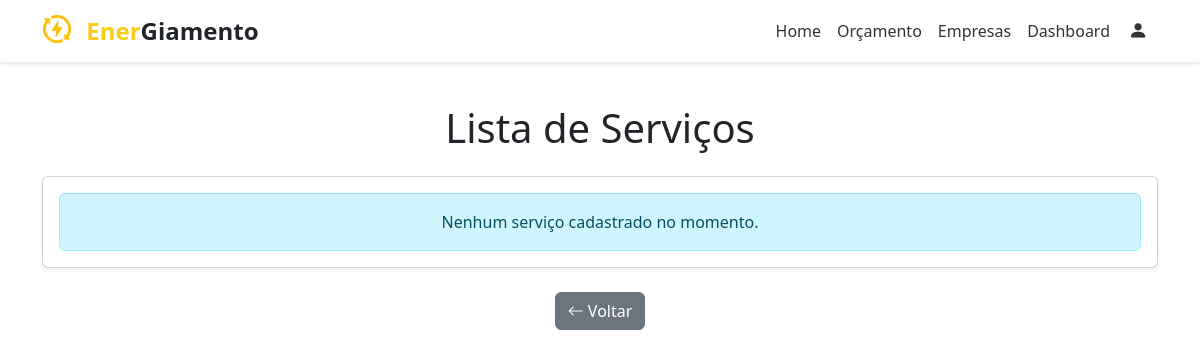
Page /servicos on the earlier database version.
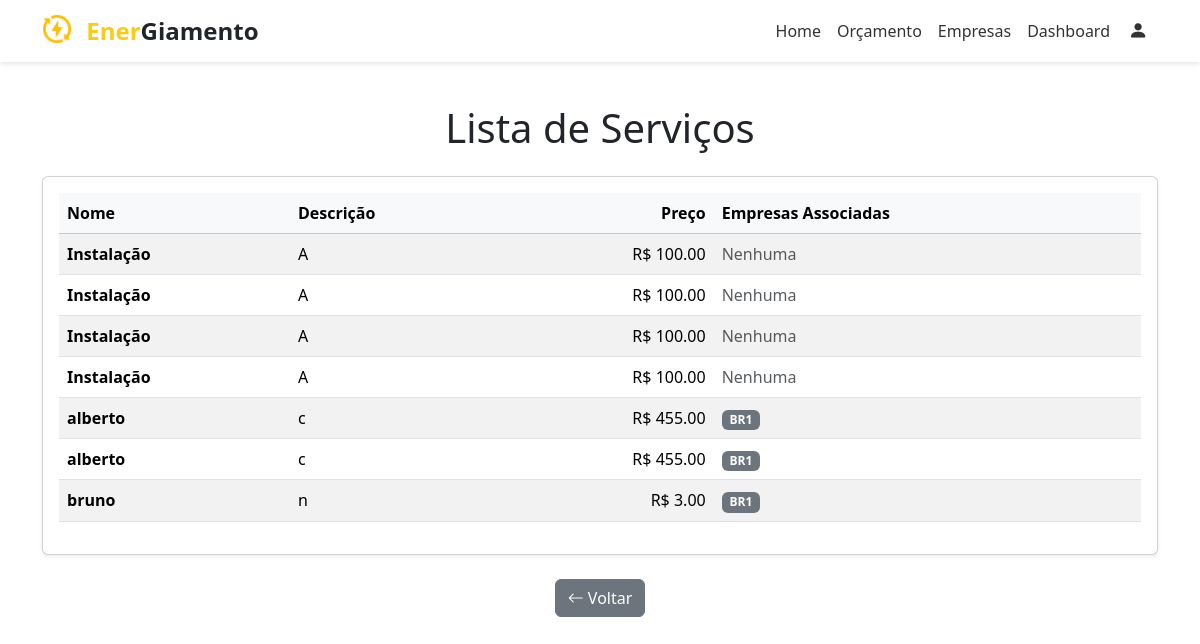
Same page on the later database version.
### app/models.py (models this page shows)
class Servico(db.Model):
    idservico = db.Column(db.Integer, primary_key=True)
    nome = db.Column(db.String(100))
    descricao = db.Column(db.String(200))
    preco = db.Column(db.Integer)
    fornecedores = db.relationship(
        'Fornecedor',
        secondary='servico_has_fornecedor',
        back_populates='servicos'
    )

class Fornecedor(db.Model):
    idfornecedor = db.Column(db.Integer, primary_key=True)
    nome = db.Column(db.String(100))
    cnpj = db.Column(db.String(18))
    contato_idcontato = db.Column(db.Integer, db.ForeignKey('contato.idcontato'))
    cadastro_idcadastro = db.Column(db.Integer, db.ForeignKey('cadastro.idcadastro'))
    endereco_idendereco = db.Column(db.Integer, db.ForeignKey('endereco.idendereco'))
    endereco = db.relationship('Endereco', back_populates='fornecedores')
    atualizacao_servico = db.Column(db.Date)
    contato = db.relationship('Contato')
    servicos = db.relationship(
        'Servico',
        secondary='servico_has_fornecedor',
        back_populates='fornecedores'
    )
    orcamentos = db.relationship(
        'Orcamento',
        secondary='orcamento_has_fornecedor',
        back_populates='fornecedores'
    )

### app/main/__init__.py (the view)
@main.route('/servicos')
def servicos():
    todos = Servico.query.all()
    return render_template('servicos.html', servicos=todos)

### app/templates/servicos.html
{% extends "base.html" %}
{% block content %}
<div class="container my-5">
  <h1 class="text-center mb-4">Lista de Serviços</h1>
  <div class="card shadow-sm">
    <div class="card-body">
      {% if servicos %}
        <div class="table-responsive">
          <table class="table table-striped table-hover align-middle">
            <thead class="table-light">
              <tr>
                <th scope="col">Nome</th>
                <th scope="col">Descrição</th>
                <th scope="col" class="text-end">Preço</th>
                <th scope="col">Empresas Associadas</th>
              </tr>
            </thead>
            <tbody>
              {% for servico in servicos %}
                <tr>
                  <td><strong>{{ servico.nome }}</strong></td>
                  <td>{{ servico.descricao }}</td>
                  <td class="text-end">R$ {{ "%.2f"|format(servico.preco|float) }}</td>
                  <td>
                    {% if servico.fornecedores %}
                      {% for fornecedor in servico.fornecedores %}
                        <span class="badge bg-secondary">{{ fornecedor.nome }}</span>
                      {% endfor %}
                    {% else %}
                      <span class="text-muted">Nenhuma</span>
                    {% endif %}
                  </td>
                </tr>
              {% endfor %}
            </tbody>
          </table>
        </div>
      {% else %}
        <div class="alert alert-info text-center mb-0" role="alert">
          Nenhum serviço cadastrado no momento.
        </div>
      {% endif %}
    </div>
  </div>
  <div class="text-center mt-4">
    <a href="{{ url_for('main.index') }}" class="btn btn-secondary">
      <i class="bi bi-arrow-left"></i> Voltar
    </a>
  </div>
</div>
{% endblock %}

Differences in the rows shown:
added Servico: nome "Instalação", descricao "A", preco "100.00", shows "Nenhuma"
added Servico: nome "Instalação", descricao "A", preco "100.00", shows "Nenhuma"
added Servico: nome "Instalação", descricao "A", preco "100.00", shows "Nenhuma"
added Servico: nome "Instalação", descricao "A", preco "100.00", shows "Nenhuma"
added Servico: nome "alberto", descricao "c", preco "455.00"
added Fornecedor: nome "BR1"
added Servico: nome "alberto", descricao "c", preco "455.00"
added Servico: nome "bruno", descricao "n", preco "3.00"
Other differences:
text no longer shown: "Nenhum serviço cadastrado no momento."
text now shown: "Nome Descrição Preço Empresas Associadas"
